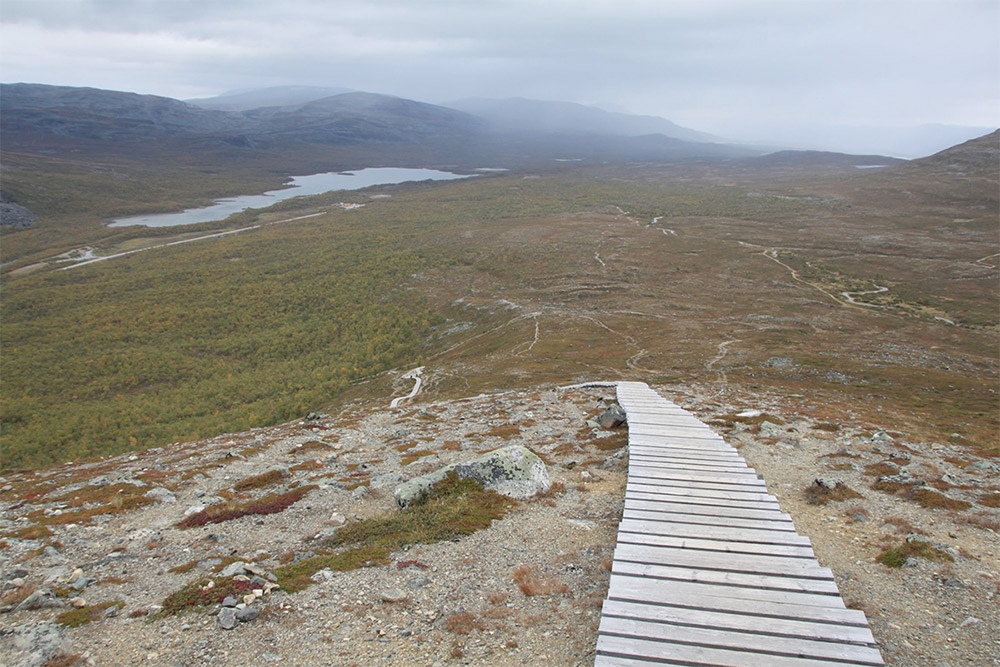
%> input picture inputs/mountain.jpg, 1000 x 667 px
$ octave edgescript.m   (GNU Octave 9; MATLAB toolbox functions it lacks are replaced by stand-ins)
%> lines starting %> are read from the running program, lines starting %| are printed output that depends on the picture
%% Deprecated with New GUI

%edges

I = rgb2gray(imread('../inputs/mountain.jpg'));
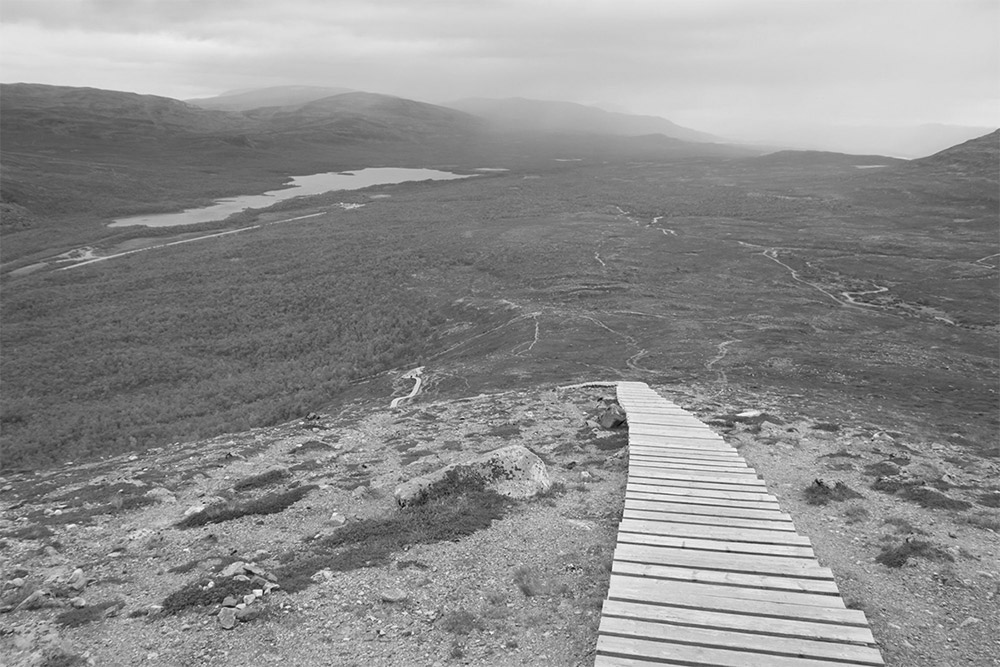
%> I: size 667x1000 uint8; min 0, max 255, mean 142.3
h = fspecial('average', [3, 5]);
I2 = filter2(h, I);
BW1 = edge(I2, 'Prewitt');
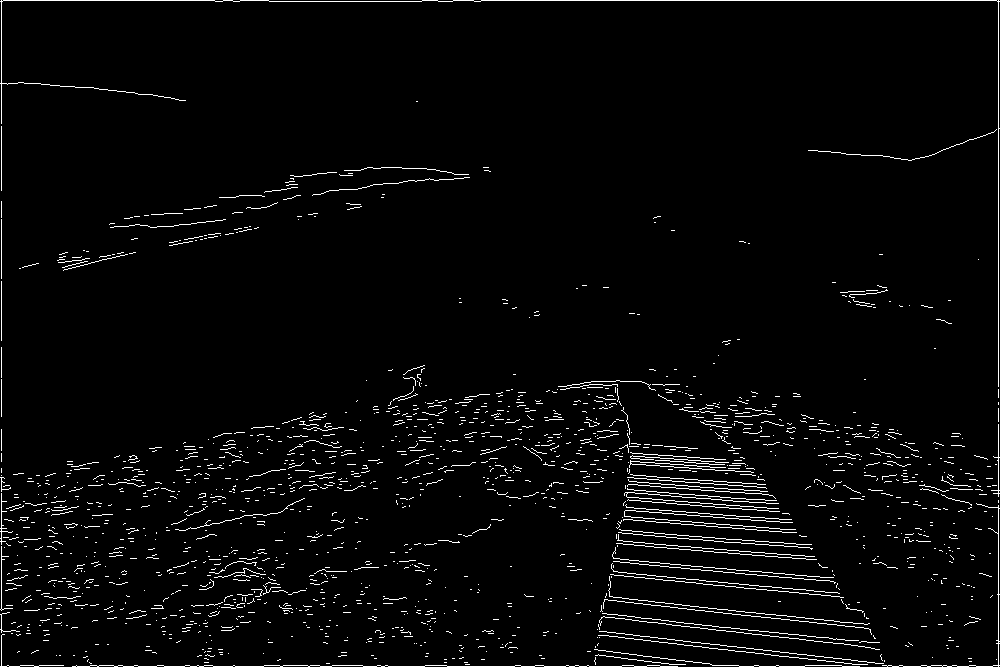
%> BW1: size 667x1000 logical; 3.1% white in thin lines or dots
SE = strel('square', 1);
BW2 = imdilate(BW1, SE);
figure;
imshowpair(BW1, edge(I, 'Prewitt'), 'montage');
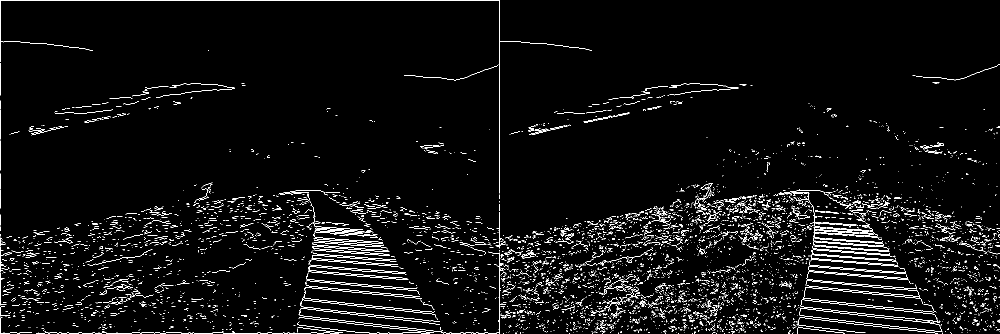
%> displayed picture: size 667x2000, on the screen's scale of 0 to 255 (shown at 1/2 size); 3.6% white in thin lines or dots
